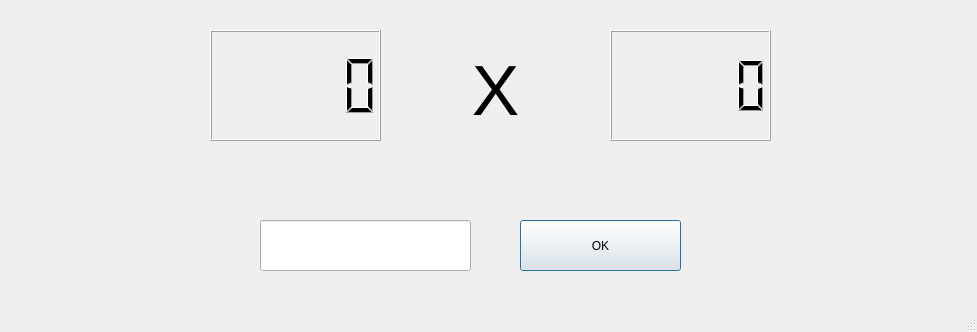
<?xml version="1.0" encoding="UTF-8"?>
<ui version="4.0">
 <class>BastardSnooze</class>
 <widget class="QMainWindow" name="BastardSnooze">
  <property name="geometry">
   <rect>
    <x>0</x>
    <y>0</y>
    <width>977</width>
    <height>332</height>
   </rect>
  </property>
  <property name="focusPolicy">
   <enum>Qt::StrongFocus</enum>
  </property>
  <property name="windowTitle">
   <string>Bastard Snooze</string>
  </property>
  <widget class="QWidget" name="centralwidget">
   <widget class="QLCDNumber" name="num1">
    <property name="geometry">
     <rect>
      <x>210</x>
      <y>30</y>
      <width>171</width>
      <height>111</height>
     </rect>
    </property>
   </widget>
   <widget class="QLCDNumber" name="num2">
    <property name="geometry">
     <rect>
      <x>610</x>
      <y>30</y>
      <width>161</width>
      <height>111</height>
     </rect>
    </property>
    <property name="segmentStyle">
     <enum>QLCDNumber::Filled</enum>
    </property>
   </widget>
   <widget class="QLabel" name="Operator">
    <property name="geometry">
     <rect>
      <x>450</x>
      <y>50</y>
      <width>91</width>
      <height>81</height>
     </rect>
    </property>
    <property name="baseSize">
     <size>
      <width>0</width>
      <height>0</height>
     </size>
    </property>
    <property name="font">
     <font>
      <pointsize>53</pointsize>
     </font>
    </property>
    <property name="text">
     <string>X</string>
    </property>
    <property name="alignment">
     <set>Qt::AlignCenter</set>
    </property>
   </widget>
   <widget class="QPushButton" name="okbtn">
    <property name="geometry">
     <rect>
      <x>520</x>
      <y>220</y>
      <width>161</width>
      <height>51</height>
     </rect>
    </property>
    <property name="text">
     <string>OK</string>
    </property>
    <property name="autoDefault">
     <bool>false</bool>
    </property>
    <property name="default">
     <bool>true</bool>
    </property>
   </widget>
   <widget class="QLineEdit" name="Ans">
    <property name="geometry">
     <rect>
      <x>260</x>
      <y>220</y>
      <width>211</width>
      <height>51</height>
     </rect>
    </property>
    <property name="font">
     <font>
      <pointsize>50</pointsize>
     </font>
    </property>
   </widget>
  </widget>
  <widget class="QMenuBar" name="menubar">
   <property name="geometry">
    <rect>
     <x>0</x>
     <y>0</y>
     <width>977</width>
     <height>23</height>
    </rect>
   </property>
  </widget>
  <widget class="QStatusBar" name="statusbar"/>
 </widget>
 <resources/>
 <connections/>
</ui>
